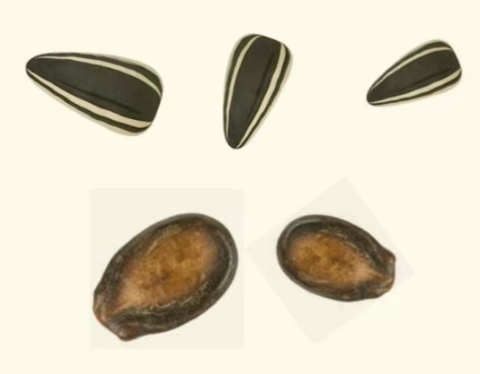
#> input picture OpenCV_Project/melonseed.png, 480 x 374 px
$ python 'melon seeds.py'
#> lines starting #> are read from the running program, lines starting #| are printed output that depends on the picture; after the words box and inside, x2 and y2 are one past the last pixel; in counts of white or black regions, pixels touching at a corner belong together
#!/user/bin/env python3
# -*- coding: utf-8 -*-
import cv2
import matplotlib as plot
import matplotlib.pyplot as plt


image = cv2.imread('./melonseed.png')
#> image is the input picture: shape (374, 480, 3); mean B, G, R 195.9, 215.2, 221.2
gray = cv2.cvtColor(image,cv2.COLOR_BGR2GRAY)
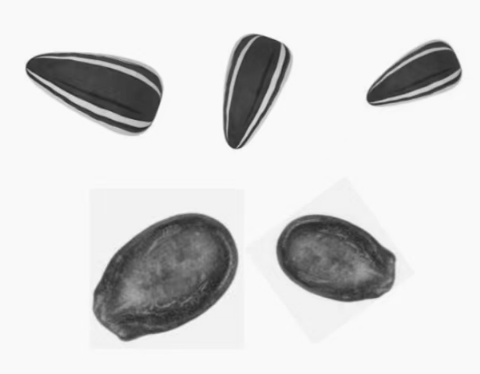
#> gray: shape (374, 480); min 37, max 252, mean 214.9
hist = cv2.calcHist([gray],[0],None,[255],[0,256])
#> hist = 255 values, max 114030 at index 248, min 0 at index 0, mean 704
_,thresh_img = cv2.threshold(gray,230,250,cv2.THRESH_BINARY_INV)
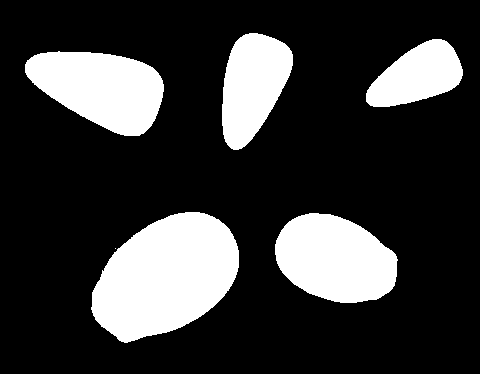
#> thresh_img: shape (374, 480); values 0 (black) and 250 (white), 22.1% white; 6 white regions (1 under 20 px)
contours, o = cv2.findContours(thresh_img, cv2.RETR_TREE, cv2.CHAIN_APPROX_NONE)
#> contours = 6 contours, 1 with area under 20; largest, box (x1, y1, x2, y2) and area: (91, 212, 239, 343) 13254, (275, 213, 398, 303) 8126, (25, 51, 164, 136) 7906, (222, 33, 293, 150) 5554, (366, 39, 463, 107) 4085; o = [[1, -1, -1, -1], [2, 0, -1, -1], [3, 1, -1, -1], [4, 2, -1, -1], [5, 3, -1, -1], [-1, 4, -1, -1]]
contours = contours[0]
#> contours = [[115, 248]]
contour_img = image
# 遍历所有轮廓线，找到面积最大的轮廓线
max_area = 0
max_contour = None
for contour in contours:
    area = cv2.contourArea(contour)
    if area > max_area:
        max_area = area
        max_contour = contour
#> this loop made 1 pass
#> (contour, area) on pass 1: ([[115, 248]], 0)
#> after the loop, max_area = 0

contour_img = cv2.drawContours(contour_img, [max_contour], 0, (255, 0, 0), 5)
cv2.imshow('seed',image)
cv2.imshow('gray',gray)
cv2.imshow('thresh_img',thresh_img)
cv2.imshow('contours',contour_img)
plt.plot(hist)
plt.show()
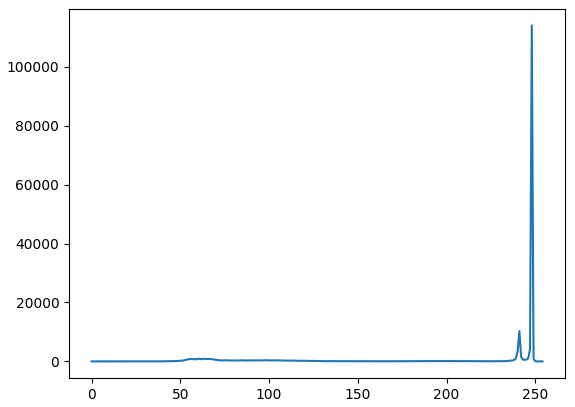
#> figure drawn by matplotlib, 1 panel; curve peaks at x = 248, y = 114030
cv2.waitKey(0)
cv2.destroyAllWindows()
